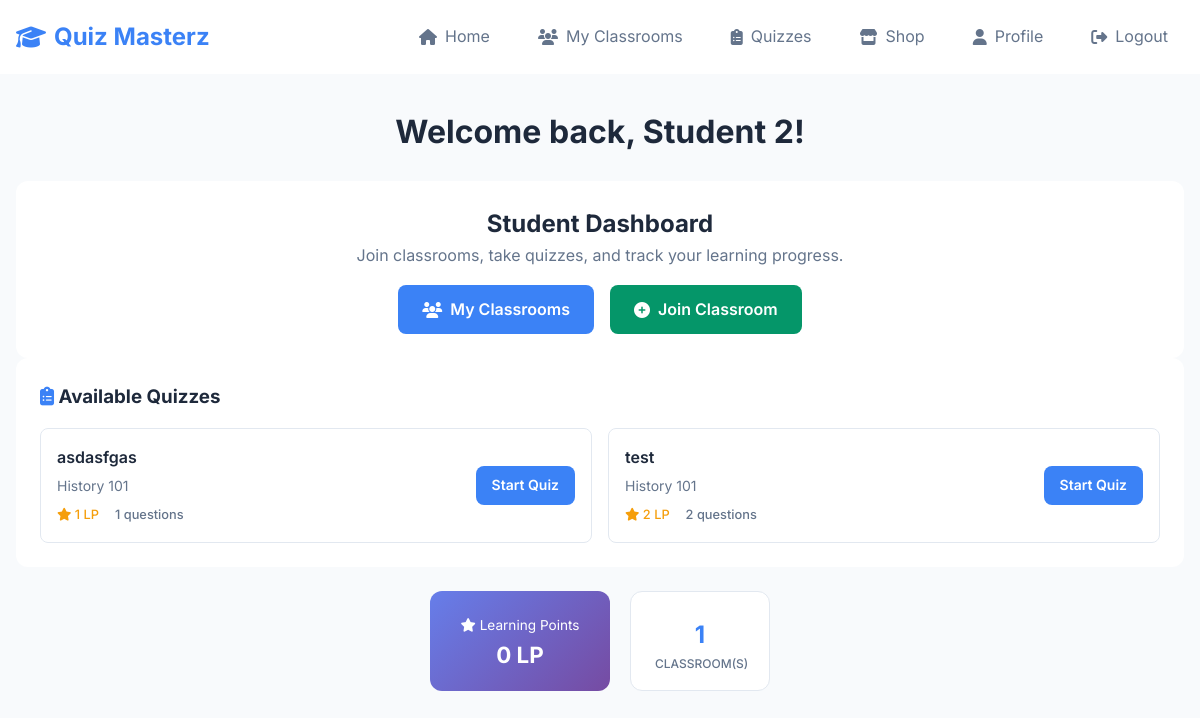
Before: / (signed in) with the older database file.
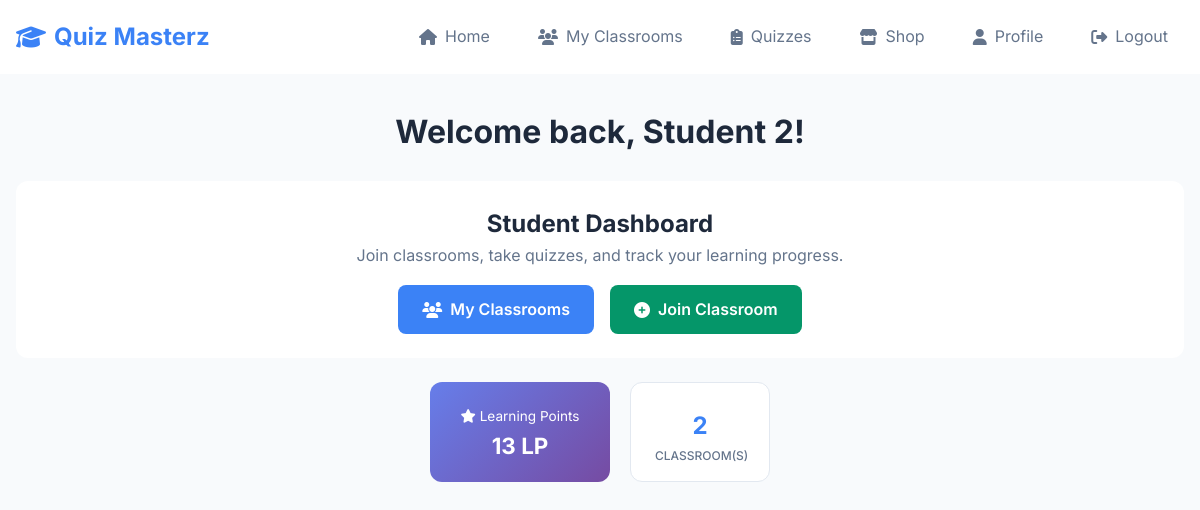
After: the same page with the newer database file.
### website/models.py (models this page shows, shortened)
class User(db.Model, UserMixin):
    id = db.Column(db.Integer, primary_key=True)
    email = db.Column(db.String(150), unique=True)
    password = db.Column(db.String(150))
    first_name = db.Column(db.String(150))
    role = db.Column(db.String(50))
    learning_points = db.Column(db.Integer, default=0)
    classrooms_created = db.relationship('Classroom', foreign_keys='[Classroom.teacher_id]', backref='teacher', lazy=True)
    joined_classrooms = db.relationship('Classroom', secondary=classroom_members,
                                        backref=db.backref('students', lazy='dynamic'),
                                        lazy='dynamic')
    quiz_attempts = db.relationship('StudentQuizAttempt', backref='student', lazy='dynamic')

class Quiz(db.Model):
    id = db.Column(db.Integer, primary_key=True)
    name = db.Column(db.String(150), nullable=False)
    teacher_id = db.Column(db.Integer, db.ForeignKey('user.id'), nullable=False)
    is_published = db.Column(db.Boolean, default=False, nullable=False)
    questions = db.relationship('Question', backref='quiz', lazy='dynamic', cascade="all, delete-orphan")
    teacher = db.relationship('User', backref=db.backref('created_quizzes', lazy='dynamic'))

class Classroom(db.Model):
    id = db.Column(db.Integer, primary_key=True)
    name = db.Column(db.String(100), nullable=False)
    teacher_id = db.Column(db.Integer, db.ForeignKey('user.id'), nullable=False)
    join_code = db.Column(db.String(8), unique=True, nullable=False)
    quizzes = db.relationship('Quiz', secondary=classroom_quizzes,
                              backref=db.backref('classrooms_assigned_to', lazy='dynamic'),
                              lazy='dynamic')
    quiz_attempts = db.relationship('StudentQuizAttempt', backref='classroom', lazy='dynamic')

### website/views.py (the view)
@views.route('/')
@login_required
def home():
    available_quizzes = []
    if current_user.role == 'student':
        student_classrooms = current_user.joined_classrooms
        for classroom in student_classrooms:
            for quiz in classroom.quizzes.filter_by(is_published=True):
                existing_attempt = StudentQuizAttempt.query.filter_by(
                    student_id=current_user.id,
                    quiz_id=quiz.id,
                    classroom_id=classroom.id
                ).first()
                if not existing_attempt:  # Only show quizzes not yet taken
                    quiz_data = {
                        'quiz': quiz,
                        'classroom': classroom
                    }
                    available_quizzes.append(quiz_data)
    return render_template("home.html", user=current_user, available_quizzes=available_quizzes)

### website/__init__.py (called while the page is built)
def create_app():
    app = Flask(__name__)
    app.config['SECRET_KEY'] = 'hjshjhdjah kjshkjdhjs'
    app.config['SQLALCHEMY_DATABASE_URI'] = f'sqlite:///{DB_NAME}'
    db.init_app(app)
    from .views import views
    from .auth import auth
    app.register_blueprint(views, url_prefix='/')
    app.register_blueprint(auth, url_prefix='/')
    with app.app_context():
        db.create_all()
    from .models import User, Classroom, Quiz, Question, Answer, StudentQuizAttempt
    login_manager = LoginManager()
    login_manager.login_view = 'auth.login'
    login_manager.init_app(app)
    @login_manager.user_loader
    def load_user(id):
        return User.query.get(int(id))
    return app

### website/templates/home.html (shortened to what this page needs)
{% extends "base.html" %}
{% block content %}
<div class="container">
    <div class="text-center mb-4">
        <h1>Welcome back, {{ user.first_name }}!</h1>
    </div>
    {% if user.role == 'teacher' %}
        <div class="row mb-4">
            <div class="col-12">
                <div class="card">
                    <div class="card-body text-center">
                        <h2>Teacher Dashboard</h2>
                        <p class="text-muted mb-0">Manage your classrooms, create quizzes, and track student progress.</p>
                    </div>
                </div>
            </div>
        </div>
        <div class="stats-row">
            <div class="stat-card stat-card-secondary">
                <div class="stat-number-secondary">{{ user.classrooms_created|length }}</div>
                <div class="stat-label-secondary">Active Classrooms</div>
            </div>
            <div class="stat-card stat-card-secondary">
                <div class="stat-number-secondary">
                    {% set unique_students = [] %}
                    {% for classroom in user.classrooms_created %}
                        {% for student in classroom.students %}
                            {% if student.id not in unique_students %}
                                {% set _ = unique_students.append(student.id) %}
                            {% endif %}
                        {% endfor %}
                    {% endfor %}
                    {{ unique_students|length }}
                </div>
                <div class="stat-label-secondary">Unique Students</div>
            </div>
            <div class="stat-card stat-card-secondary">
                <div class="stat-number-secondary">{{ user.created_quizzes.count() }}</div>
                <div class="stat-label-secondary">Quizzes Created</div>
            </div>
        </div>
        <div class="dashboard-grid">
            <div class="dashboard-card">
                <h3> Quick Actions</h3>
                <div class="quick-actions">
                    <a href="{{ url_for('views.create_classroom') }}" class="btn btn-success btn-sm">
                        <i class="fas fa-plus"></i> New Classroom</a>
                        <br>
                        <hr>
                        <br>
                </div> More Actions to come...
            </div>
            {% if user.classrooms_created|length > 0 %}
            <div class="dashboard-card">
                <h3> Classrooms</h3>
                {% for classroom in user.classrooms_created[:3] %}
                    <div class="classroom-info-box d-flex justify-content-between align-items-center">
                        <div>
                            <strong>{{ classroom.name }}</strong>
                            <br>
                            <small class="classroom-meta">
                                <i>/</i> {{ classroom.students.count() }} students
                                <i>/</i> {{ classroom.quizzes.count() }} quizzes
                            </small>
                        </div>
                        <div>
                            <a href="{{ url_for('views.edit_classroom', classroom_id=classroom.id) }}" class="btn btn-sm btn-primary">
                                <i class="fas fa-arrow-right"></i> Access
                            </a>
                        </div>
                    </div>
                {% endfor %}
            </div>
            {% endif %}
            {% if user.created_quizzes.count() > 0 %}
            <div class="dashboard-card">
                <h3> Recent Quizzes</h3>
                {% for quiz in user.created_quizzes[:3] %}
                    <div class="classroom-info-box">
                        <strong>{{ quiz.name }}</strong>
                        <br>
                        <small class="classroom-meta">
                            <i >/</i> {{ quiz.questions.count() }} questions
                        </small>
                    </div>
                {% endfor %}
            </div>
            {% endif %}
        </div>    {% elif user.role == 'student' %}
        <div class="row mb-4">
            <div class="col-12">
                <div class="card">
                    <div class="card-body">
                        <div class="text-center mb-3">
                            <h2>Student Dashboard</h2>
                            <p class="text-muted mb-0">Join classrooms, take quizzes, and track your learning progress.</p>
                        </div>
                        <div class="d-flex justify-content-center gap-3 flex-wrap">
                            <a href="{{ url_for('views.student_my_classrooms') }}" class="btn btn-primary btn-action">
                                <i class="fas fa-users"></i> My Classrooms
                            </a>
                            <a href="{{ url_for('views.student_join_classroom') }}" class="btn btn-success btn-action">
                                <i class="fas fa-plus-circle"></i> Join Classroom
                            </a>
                        </div>
                    </div>
                </div>
            </div>
        </div>
        {% if available_quizzes %}
        <div class="row mb-4">
            <div class="col-12">
                <div class="card">
                    <div class="card-body">
                        <h3 class="mb-3"><i class="fas fa-clipboard-list text-primary"></i> Available Quizzes</h3>
                        <div class="dashboard-quiz-grid">
                            {% for quiz_data in available_quizzes %}
                            <div class="dashboard-quiz-card">
                                <div class="dashboard-quiz-content">
                                    <h5 class="dashboard-quiz-title">{{ quiz_data.quiz.name }}</h5>
                                    <p class="dashboard-quiz-classroom">{{ quiz_data.classroom.name }}</p>
                                    <div class="dashboard-quiz-info">
                                        <span class="dashboard-quiz-points"><i class="fas fa-star"></i> {{ quiz_data.quiz.questions|sum(attribute='learning_points') }} LP</span>
                                        <span class="dashboard-quiz-questions">{{ quiz_data.quiz.questions.count() }} questions</span>
                                    </div>
                                </div>
                                <a href="{{ url_for('views.take_quiz', quiz_id=quiz_data.quiz.id, classroom_id=quiz_data.classroom.id) }}"
                                   class="btn btn-primary btn-sm">Start Quiz</a>
                            </div>
                            {% endfor %}
                        </div>
                    </div>
                </div>
            </div>
        </div>
        {% endif %}
        <div class="stats-row">
            <div class="stat-card stat-card-primary">
                <div class="stat-label-primary">
                    <i class="fas fa-star stat-icon-gold"></i> Learning Points
                </div>
                <div class="stat-number-primary">
                    {{ user.learning_points if user.learning_points is not none else 0 }} LP
                </div>
            </div>
            <div class="stat-card stat-card-secondary">
                <div class="stat-number-secondary">{{ user.joined_classrooms.count() }}</div>
                <div class="stat-label-secondary">Classroom(s)</div>
            </div>
        </div>
    {% endif %}
</div>
{% endblock %}

### website/templates/base.html (shortened to what this page needs)
<!DOCTYPE html>
<html lang="en">
<head>
    <link rel="stylesheet" type="text/css" href="{{ url_for('static', filename='css/style.css') }}">
    <link rel="stylesheet" href="https://cdnjs.cloudflare.com/ajax/libs/font-awesome/6.4.0/css/all.min.css">
</head>
<body>
    <nav class="navbar">
        <div class="nav-container">
            <a href="/" class="nav-brand">
                <i class="fas fa-graduation-cap"></i> Quiz Masterz
            </a>
            <div class="nav-links">
                {% if user.is_authenticated %}
                    <a href="/" class="nav-link">
                        <i class="fas fa-home"></i> Home
                    </a>                    {% if user.role == 'teacher' %}
                        <a href="{{ url_for('views.teacher_classrooms') }}" class="nav-link">
                            <i class="fas fa-chalkboard"></i> Classrooms
                        </a>                    {% elif user.role == 'student' %}
                        <a href="{{ url_for('views.student_my_classrooms') }}" class="nav-link">
                            <i class="fas fa-users"></i> My Classrooms
                        </a>
                        <a href="{{ url_for('views.student_quizzes') }}" class="nav-link">
                            <i class="fas fa-clipboard-list"></i> Quizzes
                        </a>
                        <a href="{{ url_for('views.shop') }}" class="nav-link shop-link">
                            <i class="fas fa-store"></i> Shop
                        </a>
                    {% endif %}
                    <a href="/profile" class="nav-link">
                        <i class="fas fa-user"></i> Profile
                    </a>
                    <a href="/logout" class="nav-link">
                        <i class="fas fa-sign-out-alt"></i> Logout
                    </a>
                {% endif %}
            </div>
        </div>
    </nav>
    <main>
        {% block content %}
        {% endblock %}
    </main>
</body>
</html>

### website/static/css/style.css (style rules this page uses)
:root { --primary: #3b82f6; --secondary: #64748b; --success: #059669; --warning: #f59e0b; --danger: #dc2626; --bg: #f8fafc; --surface: #fff; --text: #1e293b; --text-muted: #64748b; --border: #e2e8f0; }
* { margin: 0; padding: 0; box-sizing: border-box; }
body { font-family: Inter, sans-serif; line-height: 1.6; color: var(--text); background: var(--bg); }
.container { max-width: 1200px; margin: 0 auto; padding: 0 1rem; }
.navbar { background: var(--surface); top: 0; z-index: 100; }
.nav-container { display: flex; justify-content: space-between; align-items: center; padding: 1rem; max-width: 1200px; margin: 0 auto; }
.nav-brand { font-size: 1.5rem; font-weight: 700; color: var(--primary); text-decoration: none; display: flex; align-items: center; gap: 0.5rem; }
.nav-links { display: flex; gap: 1rem; align-items: center; }
.nav-link { color: var(--text-muted); text-decoration: none; padding: 0.5rem 1rem; border-radius: 8px; transition: all 0.2s; display: flex; align-items: center; gap: 0.5rem; }
main { min-height: calc(100vh - 80px); padding: 2rem 0; }
.btn { display: inline-flex; align-items: center; gap: 0.5rem; padding: 0.75rem 1.5rem; border: none; border-radius: 8px; font-weight: 600; text-decoration: none; cursor: pointer; transition: all 0.2s; }
.btn-primary { background: var(--primary); color: white; }
.btn-success { background: var(--success); color: white; }
.card { background: var(--surface); border-radius: 12px; overflow: hidden; }
.card-body { padding: 1.5rem; }
.text-muted { color: var(--text-muted); }
.text-center { text-align: center; }
.d-flex { display: flex; }
.justify-content-center { justify-content: center; }
.gap-3 { gap: 1rem; }
.flex-wrap { flex-wrap: wrap; }
.mb-3 { margin-bottom: 1rem; }
.mb-4 { margin-bottom: 1.5rem; }
.mb-0 { margin-bottom: 0; }
.row { display: flex; flex-wrap: wrap; margin: 0 -0.5rem; }
.col-12 { flex: 0 0 100%; padding: 0 0.5rem; }
.stats-row { display: flex; justify-content: center; gap: 20px; margin: 1.5rem 0; flex-wrap: wrap; }
.stat-card { background: white; padding: 1.5rem; border-radius: 12px; text-align: center; }
.stat-card-primary { background: linear-gradient(135deg, #667eea 0%, #764ba2 100%); color: white; width: 180px; height: 100px; }
.stat-card-secondary { background: white; border: 1px solid var(--border); width: 140px; height: 100px; }
.stat-number-primary { font-size: 1.4rem; font-weight: bold; }
.stat-number-secondary { font-size: 1.5rem; font-weight: 700; color: var(--primary); }
.stat-label-primary { font-size: 0.85rem; }
.stat-label-secondary { color: var(--text-muted); font-size: 0.75rem; font-weight: 500; text-transform: uppercase; }

Changed rows visible on the page:
no longer on this page (row unchanged): Quiz: quiz.name "asdasfgas"
no longer on this page (row unchanged): Classroom: classroom.name "History 101" "History 101"
no longer on this page (row unchanged): Quiz: quiz.name "test"
changed User "Student 2": learning_points "0" → "13"
Other visible differences:
{{ user.joined_classrooms.count() }}: "1" → "2"
text no longer shown: "Available Quizzes"
list line gone: "1 LP 1 questions Start Quiz"
list line gone: "2 LP 2 questions Start Quiz"
